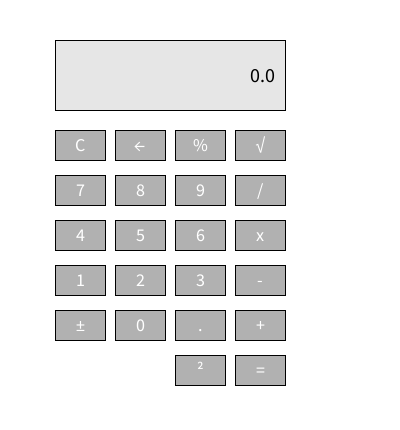
Frame 1 (no input)
Frame 60 (the mouse pressed at the canvas centre just before this capture): identical to frame 1, image omitted
Frame 120 (the mouse held since frame 60 and released just before this capture): identical to frame 1, image omitted

The Processing sketch that drew this single still picture (run headless with seeded random() and noise(); from frame 60 on, the mouse is pressed at the canvas centre):

// Processing sketch: cal107
// ── cal107.pde
//Lucas li |2026-10-12 |CAL
String displayVal;
float l, r, result;
char op;
boolean left, newEntry;
Button[] nums = new Button[10];
Button[] sym = new Button[12];
String equation = "";

void setup() {
  size(400, 430);
  nums[7] = new Button(80, 190, '7');
  nums[8] = new Button(140, 190, '8');
  nums[9] = new Button(200, 190, '9');
  nums[4] = new Button(80, 235, '4');
  nums[5] = new Button(140, 235, '5');
  nums[6] = new Button(200, 235, '6');
  nums[1] = new Button(80, 280, '1');
  nums[2] = new Button(140, 280, '2');
  nums[3] = new Button(200, 280, '3');
  nums[0] = new Button(140, 325, '0');
  sym[0] = new Button(260, 325, '+');
  sym[1] = new Button(260, 280, '-');
  sym[2] = new Button(260, 235, 'x');
  sym[3] = new Button(260, 190, '/');
  sym[4] = new Button(200, 325, '.');
  sym[5] = new Button(260, 370, '=');
  sym[6] = new Button(80, 145, 'C');
  sym[7] = new Button(140, 145, '←');
  sym[8] = new Button(200, 145, '%');
  sym[9] = new Button(80, 325, '±');
  sym[10] = new Button(260, 145, '√');
  sym[11] = new Button(200, 370, '²');
  clearCalculator();
}

void clearCalculator() {
  displayVal = "0.0";
  l = r = result = 0.0;
  left = true;
  op = ' ';
  newEntry = true;
  equation = "";
}

void draw() {
  background(255);
  updateDisplay();
  for (Button b : nums) {
    b.mouseOver(mouseX, mouseY);
    b.display();
  }
  for (Button b : sym) {
    b.mouseOver(mouseX, mouseY);
    b.display();
  }
}

void updateDisplay() {
  rectMode(CENTER);
  fill(230);
  stroke(0);
  rect(170, 75, 230, 70);
  fill(0);
  textAlign(RIGHT, CENTER);
  textSize(20);

  String fullEquation = equation + displayVal;
  if (!left && newEntry) fullEquation = equation;
  text(fullEquation, 275, 75);
}

void storeEntry() {
  if (left) l = float(displayVal);
  else r = float(displayVal);
}

void mouseReleased() {
  for (Button b : nums) {
    b.mouseOver(mouseX, mouseY);
    if (b.hover) {
      if (left && newEntry) equation = "";

      if (newEntry) displayVal = str(b.val);
      else displayVal += str(b.val);
      newEntry = false;
      storeEntry();
      return;
    }
  }
  for (Button b : sym) {
    b.mouseOver(mouseX, mouseY);
    if (b.hover) {
      handleSymbol(b.val);
      return;
    }
  }
}

void handleSymbol(char value) {
  if (value == 'C') {
    clearCalculator();
    return;
  }
  if (value == '+' || value == '-' || value == 'x' || value == '/') {
    equation = displayVal + " " + value + " ";

    l = float(displayVal);
    op = value;
    left = false;
    newEntry = true;
  } else if (value == '=') {
    if (left || newEntry || op == ' ') return;
    if (op == '+') result = l + r;
    else if (op == '-') result = l - r;
    else if (op == 'x') result = l * r;
    else if (op == '/') result = l / r;

    equation += displayVal + " = ";

    displayVal = str(result);
    left = true;
    newEntry = true;
    println("l: " + l + "   r: " + r + "   result: " + result
      + "   left: " + left + "   op: " + op);
  } else if (value == '.') {
    if (left && newEntry) equation = "";

    if (newEntry) displayVal = "0";
    if (!displayVal.contains(".")) displayVal += ".";
    newEntry = false;
    storeEntry();
  } else if (value == '←') {
    if (newEntry) return;
    displayVal = displayVal.substring(0, max(0, displayVal.length()-1));
    if (displayVal.equals("") || displayVal.equals("-")) displayVal = "0";
    storeEntry();
  } else {
    if (left && newEntry) equation = "";

    float number = float(displayVal);
    if (value == '±') number = -number;
    else if (value == '%') number /= 100;
    else if (value == '√') number = sqrt(number);
    else if (value == '²') number *= number;
    displayVal = str(number);
    storeEntry();
    newEntry = false;
  }
}

void keyPressed() {
  if (key >= '0' && key <= '9') {
    if (left && newEntry) equation = "";

    if (newEntry) displayVal = str(key);
    else displayVal += str(key);
    newEntry = false;
    storeEntry();
  } else if (key == '*') {
    handleSymbol('x');
  } else if (key == ENTER || key == RETURN) {
    handleSymbol('=');
  } else if (key == BACKSPACE) {
    handleSymbol('←');
  } else if (key == 'c' || key == 'C') {
    handleSymbol('C');
  } else if (key == '+' || key == '-' || key == 'x' ||
    key == '/' || key == '.' || key == '=' ||
    key == '%' || key == '±' || key == '√' ||
    key == '²') {
    handleSymbol(key);
  }
}

// ── Button.pde
class Button {
  float x, y, w, h;
  color c1, c2;
  char val;
  boolean hover;

  Button(float x, float y, char val) {
    this.x = x;
    this.y = y;
    this.val = val;
    w = 50;
    h = 30;
    c1 = color(60);
    c2 = color(177);
    hover = false;
  }

  void display() {
    rectMode(CENTER);
    stroke(0);
    fill(hover ? c1 : c2);
    rect(x, y, w, h);
    fill(255);
    textAlign(CENTER, CENTER);
    textSize(18);
    text(val, x, y);
  }

  void mouseOver(float tempX, float tempY) {
    hover = tempX > x-w/2 && tempX < x+w/2 &&
      tempY > y-h/2 && tempY < y+h/2;
  }
}
